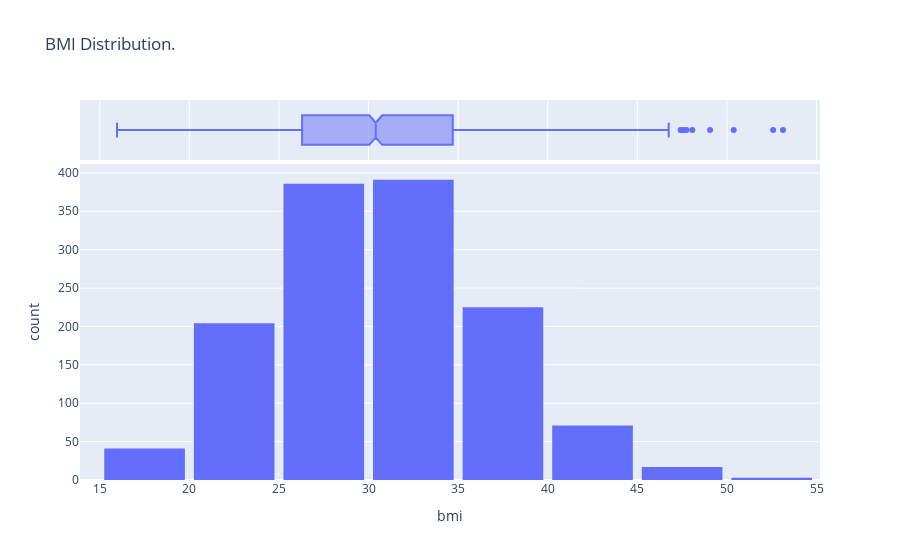

Here is the notebook cell this chart was saved with:
### Code cell
#Lets plot a box plot of age
count,bin_edges = np.histogram(df['bmi'])
fig = px.histogram(
    df,
    x='bmi',
    marginal='box',
    nbins=len(bin_edges) - 1,
    title="BMI Distribution."
)
fig.update_layout(bargap=0.1)
fig.show()

### Figure 1 — Plotly figure (JSON) as saved in the notebook; plotly's stock layout.template omitted (floating-point values rounded to 4 significant figures; data arrays with more than 128 entries replaced by an {"elided": "..."} marker saying what was removed)
{"data": [{"alignmentgroup": "True", "bingroup": "x", "hovertemplate": "bmi=%{x}<br>count=%{y}<extra></extra>", "legendgroup": "", "marker": {"color": "#636efa", "pattern": {"shape": ""}}, "name": "", "nbinsx": 10, "offsetgroup": "", "orientation": "v", "showlegend": false, "type": "histogram", "x": {"elided": "1338 float values"}, "xaxis": "x", "yaxis": "y"}, {"alignmentgroup": "True", "hovertemplate": "bmi=%{x}<extra></extra>", "legendgroup": "", "marker": {"color": "#636efa"}, "name": "", "notched": true, "offsetgroup": "", "showlegend": false, "type": "box", "x": {"elided": "1338 float values"}, "xaxis": "x2", "yaxis": "y2"}], "layout": {"autosize": true, "bargap": 0.1, "barmode": "relative", "legend": {"tracegroupgap": 0}, "title": {"text": "BMI Distribution."}, "xaxis": {"anchor": "y", "autorange": true, "domain": [0, 1], "range": [13.9, 55.2], "title": {"text": "bmi"}, "type": "linear"}, "xaxis2": {"anchor": "y2", "autorange": true, "domain": [0, 1], "matches": "x", "range": [13.9, 55.2], "showgrid": true, "showticklabels": false, "type": "linear"}, "yaxis": {"anchor": "x", "autorange": true, "domain": [0, 0.8316], "range": [0, 411.6], "title": {"text": "count"}}, "yaxis2": {"anchor": "x2", "autorange": true, "domain": [0.8416, 1], "matches": "y2", "range": [-0.5, 0.5], "showgrid": false, "showline": false, "showticklabels": false, "ticks": "", "type": "category"}}}
